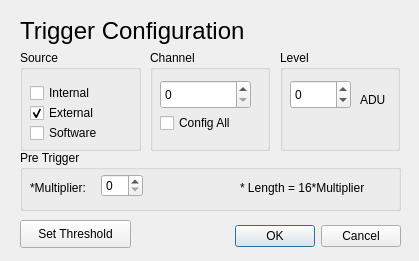
<?xml version="1.0" encoding="UTF-8"?>
<ui version="4.0">
 <class>TriggerMenuDialog</class>
 <widget class="QDialog" name="TriggerMenuDialog">
  <property name="geometry">
   <rect>
    <x>0</x>
    <y>0</y>
    <width>419</width>
    <height>261</height>
   </rect>
  </property>
  <property name="windowTitle">
   <string>Dialog</string>
  </property>
  <widget class="QDialogButtonBox" name="buttonBox">
   <property name="geometry">
    <rect>
     <x>220</x>
     <y>220</y>
     <width>181</width>
     <height>32</height>
    </rect>
   </property>
   <property name="orientation">
    <enum>Qt::Horizontal</enum>
   </property>
   <property name="standardButtons">
    <set>QDialogButtonBox::Cancel|QDialogButtonBox::Ok</set>
   </property>
  </widget>
  <widget class="QLabel" name="label">
   <property name="geometry">
    <rect>
     <x>20</x>
     <y>10</y>
     <width>261</width>
     <height>41</height>
    </rect>
   </property>
   <property name="font">
    <font>
     <pointsize>18</pointsize>
    </font>
   </property>
   <property name="text">
    <string>Trigger Configuration</string>
   </property>
  </widget>
  <widget class="QGroupBox" name="groupBox">
   <property name="geometry">
    <rect>
     <x>20</x>
     <y>50</y>
     <width>121</width>
     <height>101</height>
    </rect>
   </property>
   <property name="title">
    <string>Source</string>
   </property>
   <widget class="QCheckBox" name="checkBoxSourceInternal">
    <property name="enabled">
     <bool>true</bool>
    </property>
    <property name="geometry">
     <rect>
      <x>10</x>
      <y>30</y>
      <width>90</width>
      <height>26</height>
     </rect>
    </property>
    <property name="text">
     <string>Internal</string>
    </property>
   </widget>
   <widget class="QCheckBox" name="checkBoxSourceExternal">
    <property name="geometry">
     <rect>
      <x>10</x>
      <y>50</y>
      <width>90</width>
      <height>26</height>
     </rect>
    </property>
    <property name="text">
     <string>External</string>
    </property>
    <property name="checked">
     <bool>true</bool>
    </property>
   </widget>
   <widget class="QCheckBox" name="checkBoxSourceSoftware">
    <property name="geometry">
     <rect>
      <x>10</x>
      <y>70</y>
      <width>90</width>
      <height>26</height>
     </rect>
    </property>
    <property name="text">
     <string>Software</string>
    </property>
   </widget>
  </widget>
  <widget class="QGroupBox" name="groupBox_2">
   <property name="enabled">
    <bool>true</bool>
   </property>
   <property name="geometry">
    <rect>
     <x>150</x>
     <y>50</y>
     <width>120</width>
     <height>101</height>
    </rect>
   </property>
   <property name="title">
    <string>Channel</string>
   </property>
   <property name="checkable">
    <bool>false</bool>
   </property>
   <widget class="QSpinBox" name="spinBoxChannel">
    <property name="enabled">
     <bool>true</bool>
    </property>
    <property name="geometry">
     <rect>
      <x>10</x>
      <y>30</y>
      <width>91</width>
      <height>29</height>
     </rect>
    </property>
    <property name="maximum">
     <number>39</number>
    </property>
   </widget>
   <widget class="QCheckBox" name="checkBoxConfigAll">
    <property name="geometry">
     <rect>
      <x>10</x>
      <y>60</y>
      <width>90</width>
      <height>26</height>
     </rect>
    </property>
    <property name="text">
     <string>Config All</string>
    </property>
   </widget>
  </widget>
  <widget class="QGroupBox" name="groupBox_3">
   <property name="enabled">
    <bool>true</bool>
   </property>
   <property name="geometry">
    <rect>
     <x>280</x>
     <y>50</y>
     <width>120</width>
     <height>101</height>
    </rect>
   </property>
   <property name="title">
    <string>Level</string>
   </property>
   <widget class="QLabel" name="label_2">
    <property name="geometry">
     <rect>
      <x>80</x>
      <y>40</y>
      <width>31</width>
      <height>20</height>
     </rect>
    </property>
    <property name="text">
     <string>ADU</string>
    </property>
   </widget>
   <widget class="QSpinBox" name="spinBoxLevel">
    <property name="enabled">
     <bool>true</bool>
    </property>
    <property name="geometry">
     <rect>
      <x>10</x>
      <y>30</y>
      <width>61</width>
      <height>29</height>
     </rect>
    </property>
    <property name="minimum">
     <number>-16384</number>
    </property>
    <property name="maximum">
     <number>16384</number>
    </property>
   </widget>
  </widget>
  <widget class="QPushButton" name="pushButtonSetThreshold">
   <property name="geometry">
    <rect>
     <x>20</x>
     <y>220</y>
     <width>111</width>
     <height>28</height>
    </rect>
   </property>
   <property name="text">
    <string>Set Threshold</string>
   </property>
  </widget>
  <widget class="QGroupBox" name="groupBox_4">
   <property name="geometry">
    <rect>
     <x>20</x>
     <y>150</y>
     <width>381</width>
     <height>61</height>
    </rect>
   </property>
   <property name="title">
    <string>Pre Trigger</string>
   </property>
   <widget class="QLabel" name="label_3">
    <property name="geometry">
     <rect>
      <x>10</x>
      <y>30</y>
      <width>91</width>
      <height>16</height>
     </rect>
    </property>
    <property name="text">
     <string>*Multiplier:</string>
    </property>
   </widget>
   <widget class="QSpinBox" name="spinBoxMultiplier">
    <property name="geometry">
     <rect>
      <x>81</x>
      <y>24</y>
      <width>42</width>
      <height>23</height>
     </rect>
    </property>
    <property name="maximum">
     <number>31</number>
    </property>
   </widget>
   <widget class="QLabel" name="label_4">
    <property name="geometry">
     <rect>
      <x>220</x>
      <y>30</y>
      <width>151</width>
      <height>16</height>
     </rect>
    </property>
    <property name="text">
     <string>* Length = 16*Multiplier</string>
    </property>
   </widget>
  </widget>
 </widget>
 <resources/>
 <connections>
  <connection>
   <sender>buttonBox</sender>
   <signal>accepted()</signal>
   <receiver>TriggerMenuDialog</receiver>
   <slot>accept()</slot>
   <hints>
    <hint type="sourcelabel">
     <x>248</x>
     <y>254</y>
    </hint>
    <hint type="destinationlabel">
     <x>157</x>
     <y>274</y>
    </hint>
   </hints>
  </connection>
  <connection>
   <sender>buttonBox</sender>
   <signal>rejected()</signal>
   <receiver>TriggerMenuDialog</receiver>
   <slot>reject()</slot>
   <hints>
    <hint type="sourcelabel">
     <x>316</x>
     <y>260</y>
    </hint>
    <hint type="destinationlabel">
     <x>286</x>
     <y>274</y>
    </hint>
   </hints>
  </connection>
 </connections>
</ui>
